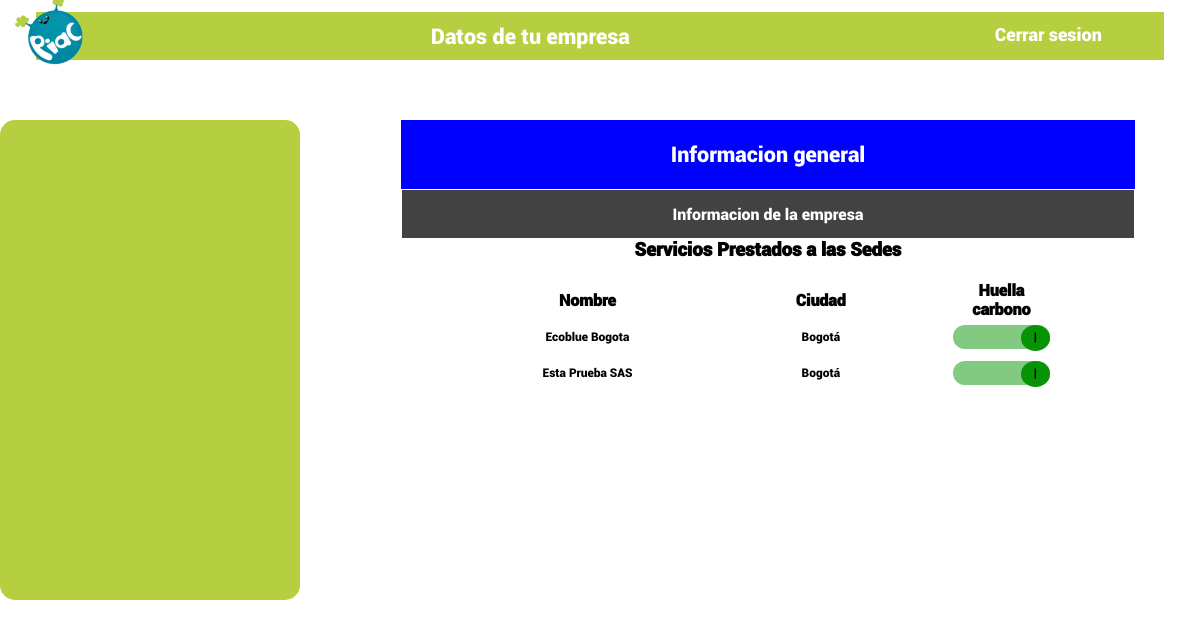
Page /Users/Empresa/DatosPersonales.php (signed in) on the committed database.
### tables this page shows
CREATE TABLE `sede` (
  `Codigo` int(11) NOT NULL,
  `Nombre` varchar(50) NOT NULL,
  `Ciudad` varchar(60) NOT NULL,
  `Direccion` text NOT NULL,
  `Telefono` varchar(50) NOT NULL,
  `Representante` varchar(70) NOT NULL,
  `Correo` text NOT NULL,
  `Empresa` int(11) NOT NULL,
  `Coordenadas` varchar(50) NOT NULL,
  `carbono` int(11) DEFAULT NULL,
  `hidrica` int(11) DEFAULT NULL,
  `Estado` int(11) NOT NULL
);

### src/Conexion.php (called while the page is built, shortened)
<?php
  class conexionBD{
    var $host='localhost';
    var $username='root';
    var $password='';
    var $db='epiz_25607424_piac';
    public function consultar($sql){
      try {
        $this->conexion=mysqli_connect($this->host,$this->username,$this->password) or die("No se pudo conectar con el servidor");
        mysqli_select_db($this->conexion,$this->db) or die("No se pudo conectar con la base de datos");
        mysqli_set_charset($this->conexion,'UTF8');
          $resultado=mysqli_query($this->conexion,$sql);
          return($resultado);
      } catch (PDOException $e) {
        cabecera("Error grave",MENU_PRINCIPAL);
        echo " <p>Error: No se puede establecer coneccion con la Base de Datos.</p>\n\n";
        echo  " <p>Error: ".$e->getMessage()."</p>\n";
        die();
        exit();
      }
    }
  }
?>

### src/consultas.php (called while the page is built, shortened)
<?php
require_once "Conexion.php";
  class consultas extends conexionBD{
    public function TipoUsuario($id_usuario){
      $sql="Select tipo_usuario from usuario where Codigo=".$id_usuario.";";
      $resultado=$this->consultar($sql);
      return $resultado;
    }
     public function BuscarSedeEmpresa($cod){
      $sql="SELECT * from Sede where Estado = 0 and Empresa=".$cod.";";
      $resultado=$this->consultar($sql);
      return $resultado;
     }
  }
  ?>

### Users/bean/renderMenu.php (called while the page is built, shortened)
<?php
class renderMenu{
  public function render ($id_usuario, $idsede){
    require_once "../../src/consultas.php";
    $utilidades   = new consultas();
    $tipoUsuario  = $utilidades ->TipoUsuario($id_usuario);
  }
}
 ?>

### Users/Empresa/DatosPersonales.php (the view, shortened to what this page needs)
<?php
require_once'../../src/consultas.php';
require_once'../bean/renderMenu.php';
$consultas= new consultas();
$render= new renderMenu();
?>
<!DOCTYPE html>
<html lang="en">
<head>
	<link rel="stylesheet" type="text/css" href="../../css/empresa.css">
	<link rel="stylesheet" type="text/css" href="../../css/arriba.css">
</head>
<body>
	<div class="arriba"><img src="../../images/Logo.png"><p>Datos de tu empresa</p><a href="https://piac.ecoblue.co/index.php?c=1/"> Cerrar sesion</a></p></div>
	<div id="menu">
	<?=$render->render($_SESSION['tipo'],null);?>
	</div>
	<div id="centro">
			<div id="cuadro">
				<div id="titulo">
					<p>Informacion general</p>
				</div>
				<ul>
					<li id="info_em">Informacion de la empresa</li>
				</ul>
				<div style="margin-bottom: 5vw;" id="servicios">
					<center><h3>Servicios Prestados a las Sedes</h3></center>
					<center>
						<table style="text-align: center;" id='tabla_mostrar'>
							<tr>
								<th>Nombre</th>
								<th>Ciudad</th>
								<th>Huella <br> carbono</th>
							</tr>
						<?php
							$res=$consultas->BuscarSedeEmpresa($_SESSION['empresa']);
							while ($fila=mysqli_fetch_array($res)) {
								echo "<tr>
										<td>".$fila[1]."</td>
										<td>".$fila[2]."</td>";
										if ($fila[9]=="1") {
											echo "
										<td>
											<input type='checkbox' name='carbono_".$fila[0]."' value='carbono_".$fila[0]."' id='carbono_".$fila[0]."' class='toogle' checked=''onChange='cargar(value)'>
											<label style='margin-left:25%;'for='carbono_".$fila[0]."'></label>
										</td>";
										}
										else
										{
											echo "
												<td>
													<input type='checkbox' name='carbono_".$fila[0]."' value='carbono_".$fila[0]."' id='carbono_".$fila[0]."' class='toogle' onChange='cargar(value)'>
													<label style='margin-left:25%;'for='carbono_".$fila[0]."'></label>
												</td>";
										}
								echo "</tr>";
							}
						?>
						</table>
				</div>
			</div>
	</div>
</body>
</html>

### css/empresa.css (style rules this page uses)
#centro table { width: 90%; border-collapse: separate; border-spacing: 0px; }
#centro table td { font-size: 1vw !important; height: 3vw; }
#cuadro { width: 90%; margin-left: 5%; }
#cuadro #titulo { width: 80%; background-color:blue; padding: 3% 10%; }
#cuadro ul { display: flex; width:100%; }
#cuadro ul li { text-align: center; width: 100%; padding: 2% 5%; list-style: none; background: #424242; color: white; border:white solid 1px; cursor: pointer; font-family: Roboto; }

### css/arriba.css (style rules this page uses)
* { margin:0; padding: 0; font-family: Roboto; }
:root { --color_verde:#B6CF41; --color_azul:#0292AB; }
body { background: url(../images/fondo.png); }
p { font-family: Roboto; font-size: 1.8vw; color: white; text-align: center; }
a:link { text-decoration: none; }
.arriba a { position: absolute; color: white; margin-top: 1vw; margin-left: 85%; font-family: Roboto; font-size: 1.5vw; }
.arriba { background:var(--color_verde); margin-top: 1vw; margin-left: 3%; margin-right: 3%; width: 94%; height: 4vw; position: relative; }
.arriba p { position:absolute; margin-top:1.0vw; margin-left: 35%; }
.arriba img { position: absolute; margin-top: -1vw; margin-left: -1vw; width: 5%; transform: rotate(-30deg); }
#menu { background: var(--color_verde); border-radius: 15px; margin-top: 5vw; width: 25%; height: 40vw; position: relative; float: left; }
#centro { width: 68%; margin-left: 5%; margin-top: 5vw; height: 35vw; float: left; }

### Users/Empresa/DatosPersonales.php (style rules this page uses)
.toogle + label { display: block; width: 50%; height: 2vw; background: #DE282B; border-radius: 25px; background: rgba( 222,40, 43,.5); z-index: 1; }
.toogle:checked + label { background: #069406 ; background:rgba( 6,148, 6,.5); }
.toogle +label:before { display: block; content: " 0"; width: 30%; height: 85%; padding-top: 5%; border-radius: 50%; background: #DE282B; z-index: 5; text-align: center; }
.toogle:checked + label:before { display: block; content: "|"; width: 30%; height: 85%; padding-top: 5%; border-radius: 50%; background: #069406 ; left: 70%; position: relative; text-align: center; }

### rows in the picture
sede: Nombre "Ecoblue Bogota", Ciudad "Bogotá"
sede: Nombre "Esta Prueba SAS", Ciudad "Bogotá"
